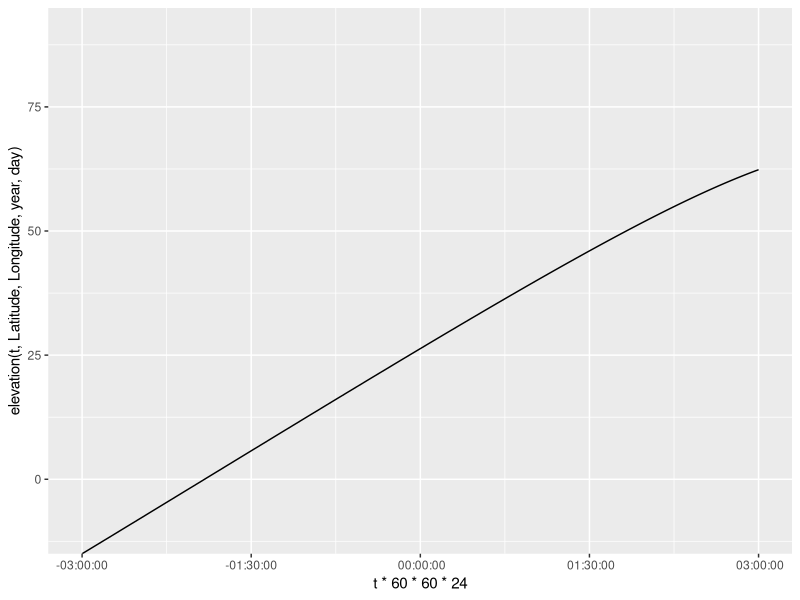
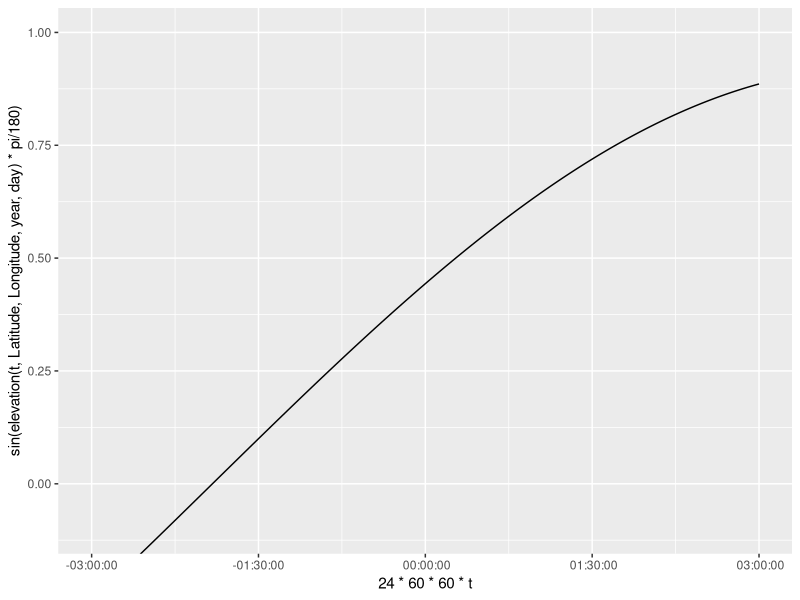
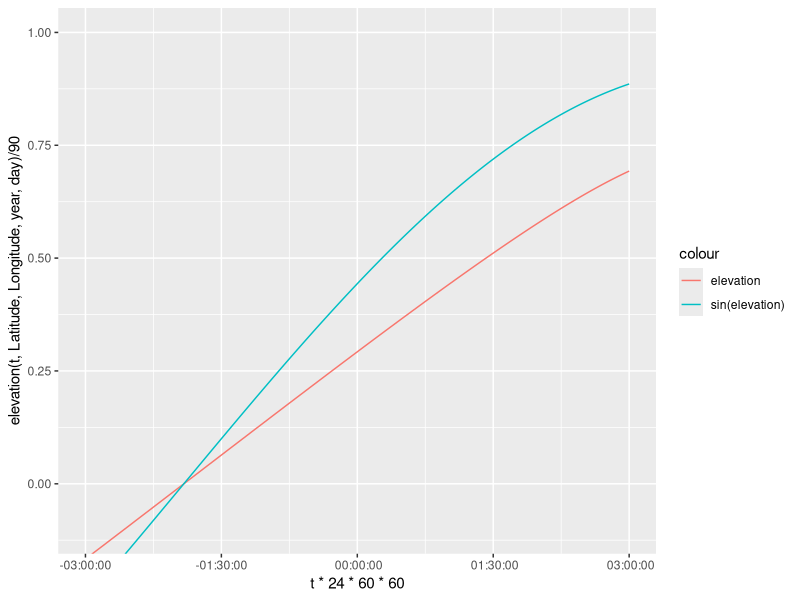
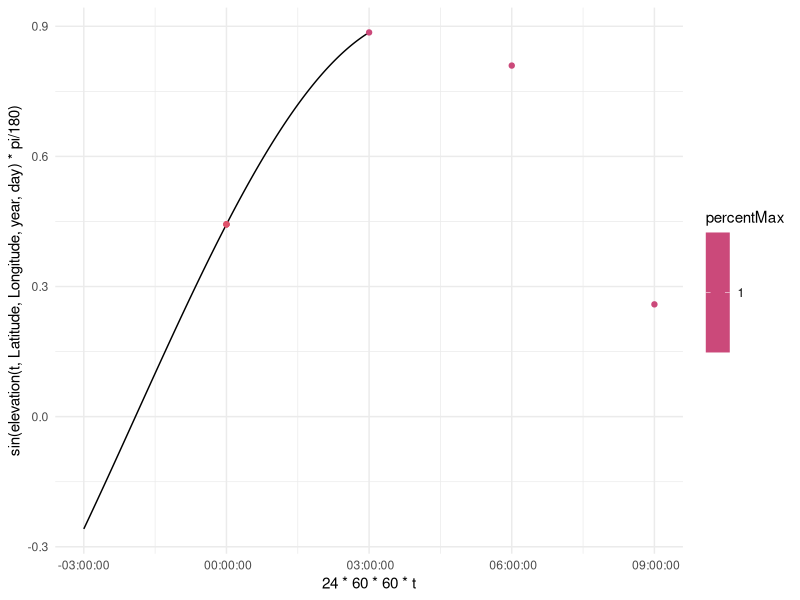
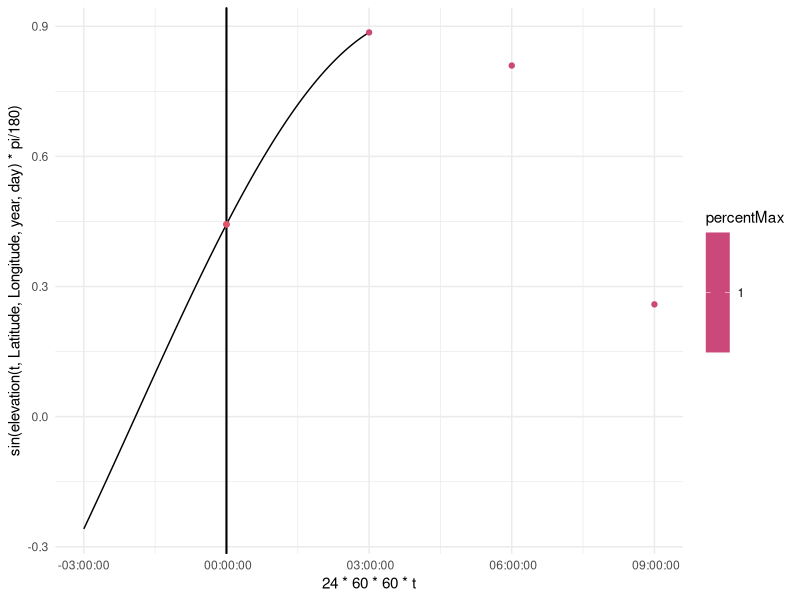

The R script that drew these images, in order:
library(ggplot2)
##Fix error for days with no positive elevation 
Latitude = 0
Longitude = 120
year = 2008
day = 5
t=.5
Sunrise = 0 #initializing for global assignment
Sunset = 0 #initializing for global assignment

elevation = function(t,Latitude,Longitude,year,day){
  #Converting the year and day to Julian Day and Century. 2454466.5 is
  #12:00 AM of Jan 1 2008. Using mid day as the average 2454467 is Jan 1 2008
  #ifelse(year == 2008, JulianDay = 2454466+day, JulianDay = 2454467+day+(year-2008)*365);
  JulianDay = 2454466+day;
  ##Calculate solar position constants for the day in question. These
  ##functions were obtained from an NOAA Solar Calculations spreadsheet.
  ##Note: the variation seen throughout a given day is so small that we can
  ##treat these as constants. More on this later.
  JulianCentury = (JulianDay-2451545)/36525;
  GeomMeanLongSunDeg = (280.46646+JulianCentury*(36000.76983+JulianCentury*.0003032))%%360;
  GeomMeanAnomSunDeg = 357.52911+JulianCentury*(35999.05029 - 0.0001537*JulianCentury);
  EccentEarthOrbit = 0.016708634-JulianCentury*(0.000042037+0.0000001267*JulianCentury);
  SunEqOfCtr = sin(pi/180*(GeomMeanAnomSunDeg))*(1.914602-JulianCentury*(0.004817+0.000014*JulianCentury))+sin(pi/180*(2*GeomMeanAnomSunDeg))*(0.019993-0.000101*JulianCentury)+sin(pi/180*(3*GeomMeanAnomSunDeg))*0.000289;
  SunTrueLongDeg = GeomMeanLongSunDeg+SunEqOfCtr;
  SunAppLongDeg = SunTrueLongDeg-0.00569-0.00478*sin(pi/180*(125.04-1934.136*JulianCentury));
  MeanObliqEclipticDeg = 23+(26+((21.448-JulianCentury*(46.815+JulianCentury*(0.00059-JulianCentury*0.001813))))/60)/60;
  ObliqCorrDeg = MeanObliqEclipticDeg+0.00256*cos(pi/180*(125.04-1934.136*JulianCentury));
  SunDeclineDeg = 180/pi*(asin(sin(pi/180*(ObliqCorrDeg))*sin(pi/180*(SunAppLongDeg))));
  vary = tan(pi/180*(ObliqCorrDeg/2))*tan(pi/180*(ObliqCorrDeg/2));
  EqOfTimeMinutes = 4*180/pi*(vary*sin(2*pi/180*(GeomMeanLongSunDeg))-2*EccentEarthOrbit*sin(pi/180*(GeomMeanAnomSunDeg))+4*EccentEarthOrbit*vary*sin(pi/180*(GeomMeanAnomSunDeg))*cos(2*pi/180*(GeomMeanLongSunDeg))-0.5*vary*vary*sin(4*pi/180*(GeomMeanLongSunDeg))-1.25*EccentEarthOrbit*EccentEarthOrbit*sin(2*pi/180*(GeomMeanAnomSunDeg)));

  ## Define maximum PAR ratio: Solar Constant*.487(%of radiation that makes up PAR)*scale(100)/Sin(90)
  MaxRatio=.487*1361*100;
  srssangle = 90;
  HASunriseDeg = Re(180/pi*(acos(cos(pi/180*(srssangle))/(cos(pi/180*(Latitude))*cos(pi/180*(SunDeclineDeg)))-tan(pi/180*(Latitude))*tan(pi/180*(SunDeclineDeg)))));
  SunlightDuration = HASunriseDeg/180;

  A = sin(Latitude*pi/180)*sin(SunDeclineDeg*pi/180);
  B = cos(Latitude*pi/180)*cos(SunDeclineDeg*pi/180);

  SolarNoon = (720-4*Longitude-EqOfTimeMinutes+0*60)/1440;
  assign("Sunrise", ((SolarNoon*1440-HASunriseDeg*4)/1440)%%1, envir = .GlobalEnv); #keep sunrise positive and between zero and 1
  assign("Sunset", Sunrise+SunlightDuration, envir = .GlobalEnv); #assign SR/SS to global for use in other functions

  C = EqOfTimeMinutes/4+Longitude;

  #90-(acos(sin(Latitude*pi/180)*sin(SunDeclineDeg*pi/180)+cos(Latitude*pi/180)*cos(SunDeclineDeg*pi/180)*cos((t*360+EqOfTimeMinutes/4+Longitude+180)*pi/180)))*180/pi
  return(90-(acos(A+B*cos((t*360+C+180)*pi/180)))*180/pi)
    
}

elevation(t,Latitude,Longitude,year,day)

t = seq(Sunrise-1/8,Sunset+1/8,1/(8*100))
ggplot(data = NULL, aes(x = t*60*60*24, y = elevation(t,Latitude,Longitude,year,day)))+
  coord_cartesian(ylim = c(-10,90))+
  geom_line()+
  scale_x_time()
            
ggplot(data = NULL, aes(x = 24*60*60*t, y = sin(elevation(t,Latitude,Longitude,year,day)*pi/180)))+
  coord_cartesian(ylim = c(-.1,1))+
  geom_line()+
  scale_x_time()

ggplot(data = NULL, aes(x = t*24*60*60, y = elevation(t,Latitude,Longitude,year,day)/90, col = "elevation"))+
  coord_cartesian(ylim = c(-.1,1))+
  geom_line()+
  geom_line(data = NULL, aes(x = 24*60*60*t, y = sin(elevation(t,Latitude,Longitude,year,day)*pi/180), col = "sin(elevation)"))+
  labs()+
  scale_x_time()





###Creating projections from each observation

#Max PAR: .487*1361/sin(elevation)
library(tidyverse)

time = c(0,1/8,2/8,3/8,4/8,5/8,6/8,7/8)
time = time+floor(Sunrise*8)/8
observations = tibble(time, elevation(time, Latitude, Longitude, year, day))
observations = observations %>%
  select(time, elevation = `elevation(time, Latitude, Longitude, year, day)`)

daylightObservations = observations %>%
  mutate(max_PAR = .487*1361*sin(elevation*pi/180)) %>%
  filter(elevation>0)

daylightObservations = daylightObservations %>%
  mutate(percentMax = max_PAR/max_PAR)
  
##add points to indicate Sunrise and Sunset
timeSS = c(Sunrise, Sunset)
observationsSS = tibble(timeSS, elevation(timeSS, Latitude, Longitude, year, day))
observationsSS = observationsSS %>%
  select(time = timeSS, elevation = `elevation(timeSS, Latitude, Longitude, year, day)`) %>%
  mutate(max_PAR = .487*1361*sin(elevation*pi/180))

ggplot(data = NULL, aes(x = 24*60*60*t, y = sin(elevation(t,Latitude,Longitude,year,day)*pi/180)))+
  #coord_cartesian(ylim = c(-.1,1))+
  geom_line()+
  scale_x_time()+
  geom_point(data = daylightObservations, aes(x = time*24*60*60, y = max_PAR/(.487*1361), color = percentMax))+
  scale_color_viridis_c(option = "C")+
  geom_point(data = observationsSS, aes(x = time*24*60*60,  y = max_PAR/(.487*1361)), color = 2)+
  theme_minimal()
  
#add SR/SS to daylight obs?

###Creating a function that will plot the Wang et al. algorithm for each point


wangInstPAR = function(t, daylightObservationsTibble){
  if (elevation(t, Latitude, Longitude, year, day)<=0){
    return(0)
  } else if (dim(daylightObservationsTibble)[1]==1){
    #1 observation: I use equation 6.2
    overpass = daylightObservationsTibble[1,1]
    PAR = daylightObservationsTibble[1,3]
    instPAR = PAR*(sin((t-Sunrise)*pi/(Sunset-Sunrise))/sin((overpass-Sunrise)*pi/(Sunset-Sunrise)))
    return(instPAR)
  } else if (dim(daylightObservationsTibble)[1]>1){
    
    #2 or more observations: I use equation 6.4
    
  }

  
}
##create sky based on instPAR percentage of max and raw value (black at night, blue-gray during high-low par/high sun, red at sunset)

sky = tibble(t)

# t[101]=Sunrise
#Sunset = length-100

ggplot(data = NULL, aes(x = 24*60*60*t, y = sin(elevation(t,Latitude,Longitude,year,day)*pi/180)))+
  #coord_cartesian(ylim = c(-.1,1))+
  geom_line()+
  geom_vline(xintercept = 1:3, data =  ,aes())+
  scale_x_time()+
  geom_point(data = daylightObservations, aes(x = time*24*60*60, y = max_PAR/(.487*1361), color = percentMax))+
  scale_color_viridis_c(option = "C")+
  geom_point(data = observationsSS, aes(x = time*24*60*60,  y = max_PAR/(.487*1361)), color = 2)+
  theme_minimal()
